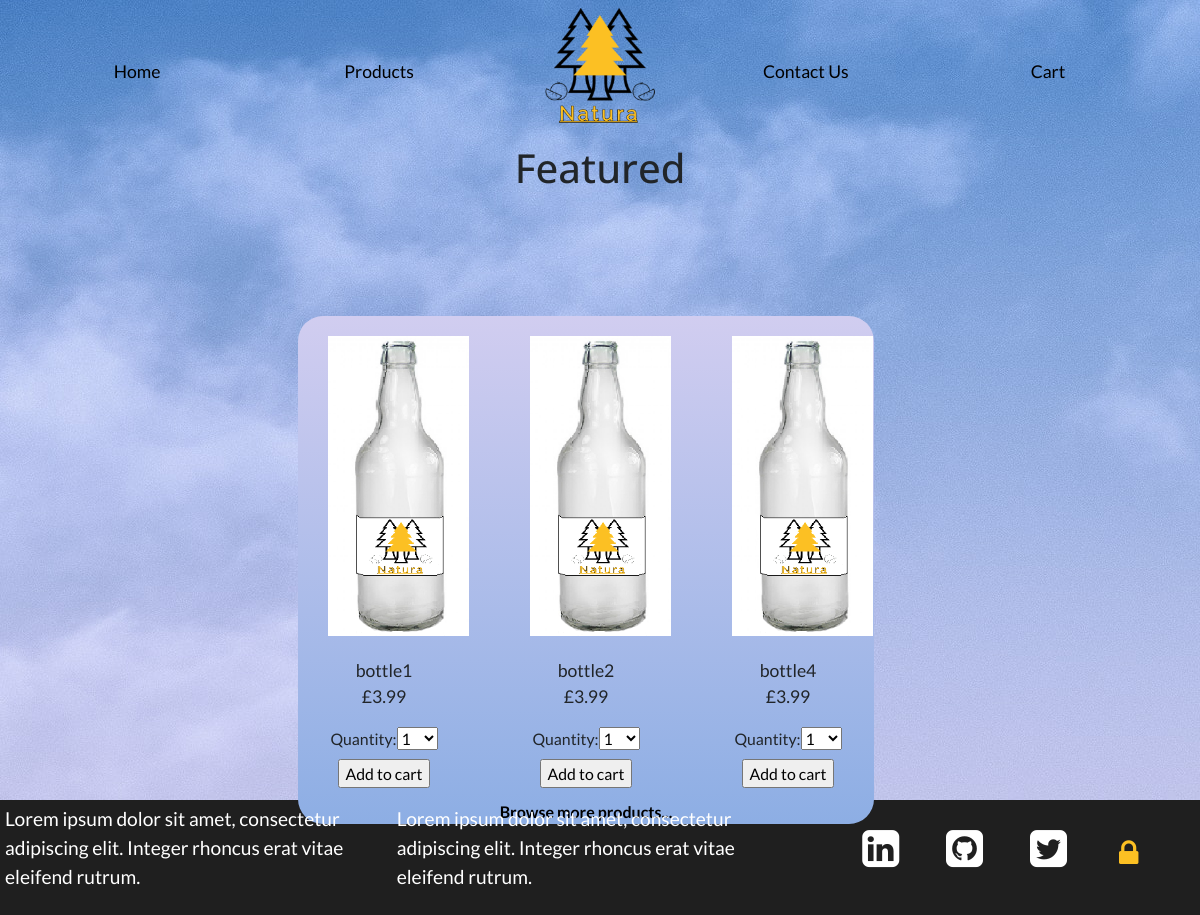
/, run on an earlier commit of the app's database.
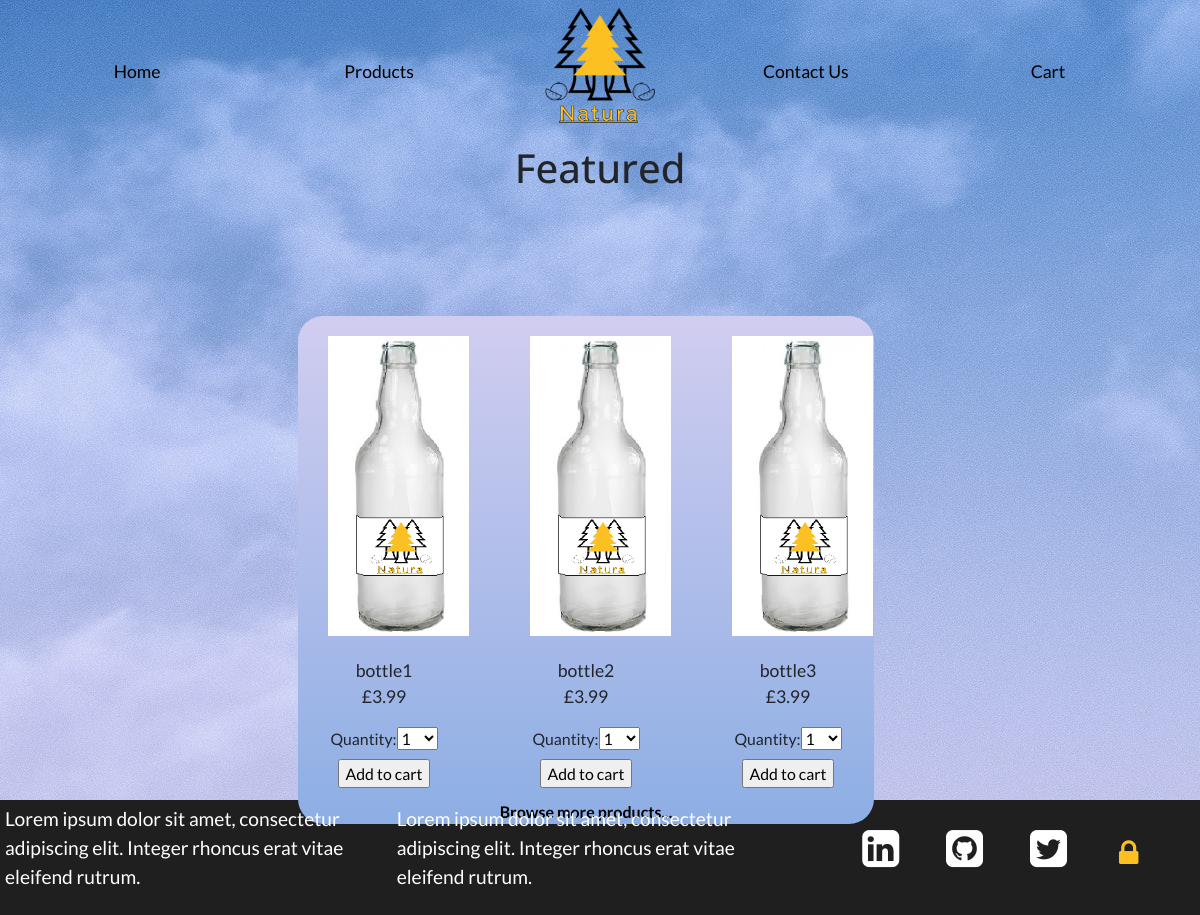
And on a later commit of the database.
### products/models.py (models this page shows, shortened)
class add_product(models.Model):
    PRODUCT_CHOICES = (
        ('1', 'Bottle'), ('2', 'Crate'), ('3', 'Keg'))
    product_type = models.CharField(
        max_length=50, choices=PRODUCT_CHOICES, default='')
    product_title = models.CharField(max_length=50, blank=False)
    product_price = models.DecimalField(blank=False, max_digits=10, decimal_places=2)
    product_img = models.ImageField(upload_to="static/img/product", blank=True, null=True)
    featured = models.BooleanField(default=False)

### home/views.py (the view)
# urls.py: 2. Add a URL to urlpatterns:  path('', views.home, name='home')
def home(request):
    featured = add_product.objects.filter(featured=True)[:3]
    cart_product_form = CartAddProductForm()
    return render(request, "../templates/home.html", {
        "featured": featured,
        "cart_product_form": cart_product_form})

### cart/forms.py
class CartAddProductForm(forms.Form):
    quantity = forms.TypedChoiceField(
                                choices=PRODUCT_QUANTITY_CHOICES,
                                coerce=int)
    update = forms.BooleanField(required=False,
                                initial=False,
                                widget=forms.HiddenInput)

### templates/home.html (shortened to what this page needs)
{%load static%}
<html>
<head>
    <link rel="stylesheet" href="https://stackpath.bootstrapcdn.com/bootstrap/4.4.1/css/bootstrap.min.css">
    <link href="https://stackpath.bootstrapcdn.com/font-awesome/4.7.0/css/font-awesome.min.css" rel="stylesheet">
    <link rel="stylesheet" href="{%static 'css/main.css'%}">
</head>
<body>
<div class="homepage">
    <nav class="navbar navbar-expand-lg">
        <div class="collapse navbar-collapse justify-content-center row" id="navbarNav">
            <ul class="navbar-nav col-md-5 row">
                <li class="nav-item active col-md-6">
                    <a class="nav-link nav-link-hp" href="{%url 'home'%}">Home</a>
                </li>
                <li class="nav-item col-6">
                    <a class="nav-link nav-link-hp" href="{%url 'products'%}">Products</a>
                </li>
            </ul>
                <a class="nav-natura-hp col-md-2" href="{%url 'home'%}"></a>
            <ul class="navbar-nav col-md-5 row">
                <li class="nav-item col-6">
                    <a class="nav-link nav-link-hp" href="{%url 'contact_us'%}">Contact Us</a>
                </li>
                <li class="nav-item col-6">
                    <a class="nav-link nav-link-hp" href="{%url 'cart_detail'%}">Cart</a>
                </li>
            </ul>
        </div>
    </nav>
    <div>
        <div class="page-title">
            <h1>Featured</h1>
        </div>
        <div class="homepage-featured">
            <div class="row">
            {%for featured in featured%}
                <div class="col-md-4">
                    <div class="featured-img" style="background-image: url('{{MEDIA_URL}}{{featured.product_img}}')"></div>
                    <div class="featured-text">
                            <div>{{featured.product_title}}</div>
                            <div>
                                <p>£{{featured.product_price}}</p>
                            </div>
                            <div>
                                <form class="add-cart-qty" action="{% url 'cart_add' featured.id %}" method="post">
                                    {{ cart_product_form }}
                                    <input type="submit" value="Add to cart">
                                </form>
                            </div>
                        </div>
                </div>
            {%endfor%}
            </div>
            <div class="featured-browsemore">
                <a href="{%url 'products'%}" class="a-tag">Browse more products...</a>
            </div>
        </div>
    </div>
</div>
<div>
    <footer class="footer">
        <div class="row">
            <div class="col-md-8 row">
                <div class="col-md-6">
                    <div>Lorem ipsum dolor sit amet, consectetur adipiscing elit. Integer rhoncus erat vitae eleifend rutrum.</div>
                </div>
                <div class="col-md-6">
                    <div>Lorem ipsum dolor sit amet, consectetur adipiscing elit. Integer rhoncus erat vitae eleifend rutrum.</div>
                </div>
            </div>
            <div class="col-md-4 footer-icons-mobile">
                <ul class="footer-list-ul">
                    <li class="footer-list-li">
                    <a href="https://www.linkedin.com/in/tom-garratt-303284168/" target="_blank" class="a-tag-footer"><i class="fa fa-linkedin-square"></i></a>
                    </li>
                    <li class="footer-list-li">
                    <a href="https://github.com/tgarratt" target="_blank" class="a-tag-footer"><i class="fa fa-github-square"></i></a>
                    </li>
                    <li class="footer-list-li">
                    <a href="https://twitter.com/Twitter" target="_blank" class="a-tag-footer"><i class="fa fa-twitter-square"></i></a>
                    </li>
                    {%if user.is_superuser %}
                    <li class="footer-list-li">
                    <a class="a-tag" href="{%url 'sign_out'%}"><i class="fa fa-unlock-alt sign-in" aria-hidden="true"></i></i></a>
                    </li>
                    {%else%}
                    <li class="footer-list-li">
                    <a class="a-tag" href="{%url 'sign_in'%}"><i class="fa fa-lock sign-in" aria-hidden="true"></i></a>
                    </li>
                    {%endif%}
                </ul>
            </div>
        </div>
    </footer>
</div>
</body>
</html>

### static/css/main.css (style rules this page uses)
body { font-family: 'Lato', sans-serif; height: 100%; }
.a-tag { color: #000; }
.page-title { text-align: center; font-family: 'Open Sans', sans-serif; }
.homepage { background-image: url('../../static/img/miscellaneous/homepage-pinksky-bg-lg.jpg'); background-repeat: no-repeat; height: 100%; width: 100%; }
.nav-natura-hp { background-image: url('../../static/img/miscellaneous/Natura-logo.png'); width: 8em; height: 8em; background-repeat: no-repeat; display: inline-block; background-size: contain; background-position: center; }
.nav-link-hp { font-size: 1.1em; padding-left: 45px !important; padding-right: 45px !important; text-decoration: none; text-align: center; position: relative; color: #000; }
.nav-link-hp:before { content: ""; position: absolute; width: 100%; height: 2px; bottom: 0; left: 0; background-color: #FCC023; visibility: hidden; -webkit-transform: scaleX(0); transform: scaleX(0); -webkit-transition: all 0.3s ease-in-out 0s; transition: all 0.3s ease-in-out 0s; }
.homepage-featured { background-image: linear-gradient(#D1CDF0, #8DAEE4); position: absolute; top: 40%; left:29%; margin-top: -50px; margin-left: -50px; width: 48%; text-align: center; border-radius: 25px; display: inline-block; }
.featured-img { width: 150px; height: 300px; background-repeat: no-repeat; display: inline-block; background-size: contain; background-position: center; padding: 100px; margin-top: 20px; margin-bottom: 20px; z-index: 10; }
.featured-text { font-size: 1.1em; padding: 2px; }
.featured-browsemore { font-weight: 600; }
.nav-link { font-size: 1.1em; padding-left: 45px !important; padding-right: 45px !important; text-decoration: none; text-align: center; position: relative; color: #000; }
.nav-link:before { content: ""; position: absolute; width: 100%; height: 2px; bottom: 0; left: 0; background-color: #FCC023; visibility: hidden; -webkit-transform: scaleX(0); transform: scaleX(0); -webkit-transition: all 0.3s ease-in-out 0s; transition: all 0.3s ease-in-out 0s; }
.add-cart-qty { font-size: 0.9em; margin: 10px; }
.add-cart-qty input { display: ; margin: auto; }
.footer { font-size: 1.2em; background-color: #1F1F1F; color: #ffff; padding: 5px; }
.footer-list-ul { list-style: none; float: right; }
.footer-list-li { display: inline-block; font-size: 2.25em; margin: 0.5em; }
.a-tag-footer { color: #ffff; }
.sign-in { font-size: 0.7em; padding: 5px; color: #FCC023; position: relative; }

What changed in the data, as far as the page shows it:
removed add_product: product_img (picture), product_title "bottle4", product_price "3.99"
now on this page (row edited): add_product: product_img (picture), product_title "bottle3", product_price "3.99"
